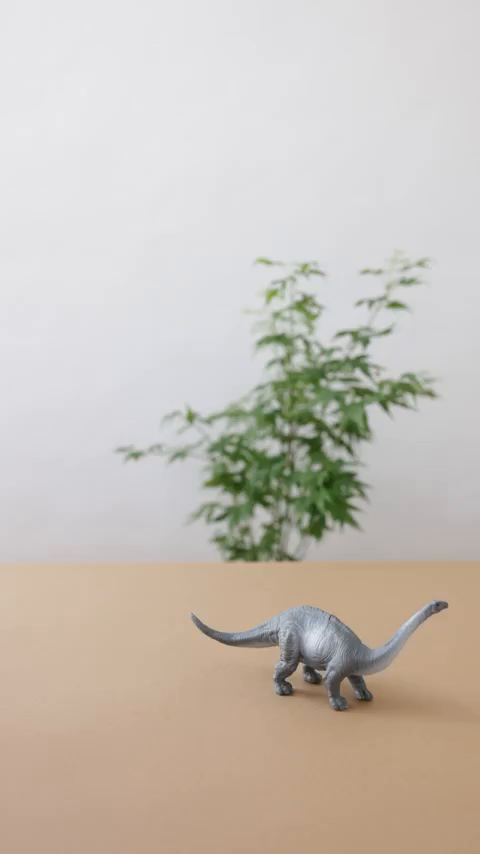
#> input picture jobs/1527316537055248474/frames/frame_00001.png, 480 x 854 px; its folder holds 4 pictures in this run
$ python mvinpainter.py --frames_dir ../jobs/1527316537055248474/frames --mask_dir ../jobs/1527316537055248474/frames --ref0 ../jobs/1527316537055248474/frames/frame_00001.png --out_dir out
#> lines starting #> are read from the running program, lines starting #| are printed output that depends on the picture
"""MVInpainter route — an ALTERNATIVE generator to VideoPainter.

MVInpainter (ewrfcas/MVInpainter, SD1.5-inpaint + AnimateDiff) is a multi-view
IMAGE inpainter, not a video model: it inpaints the new object consistently across
a set of <=~24 wide-baseline views that all share ONE reference (ref0). It has no
temporal layer, so as a dense video it flickers and drifts at large viewpoints
(see docs) — kept here as a decoupled candidate the judge/user can pick against
VideoPainter.

It needs its OWN env (python 3.8, mmflow/mmcv + SD1.5 + AnimateDiff), incompatible
with editanything, so it runs as a SUBPROCESS over files — same pattern as ROSE.

Pipeline (inputs are identical to VideoPainter: frames + per-frame edit masks + ref0):
  crop the object band -> split frames into `reference_split` interleaved groups
  (the authors' long-video grouping, done as input SCENES so the repo stays stock)
  -> (mvinpainter env) test_nvs.py -> 512^2 per-view crops
  -> uncrop + feather-composite back onto the original frames
  -> (optional) motion-compensated temporal smoothing to reduce inter-group flicker.
"""
import os
import glob
import math
import shutil
import subprocess

import cv2
import numpy as np

from contracts import layout

# Separate env + repo (sibling of editAnything). Override via env vars, like ROSE.
MVI_ROOT = os.environ.get("MVINPAINTER_ROOT", os.path.join(os.path.dirname(layout.ROOT), "MVInpainter"))
MVI_PYTHON = os.environ.get("MVINPAINTER_PYTHON", "/venv/mvinpainter/bin/python")
MVI_MODEL = os.environ.get("MVINPAINTER_MODEL", "check_points/mvinpainter_o_512")
DEFAULT_STEPS = 50

def _frames(d):
    return sorted(glob.glob(f"{d}/frame_*.png"))


def crop_band(mask_paths, pad=8):
    """Full-width band [y0:y1] that contains the object across ALL frames (+pad).
    MVInpainter resizes to a square internally; feeding this band (vs the full
    portrait) keeps the object big and minimises aspect distortion."""
#> called with pad = 8
    y0, y1, H, W = 10**9, -1, None, None
    for p in mask_paths:
        m = cv2.imread(p, 0)
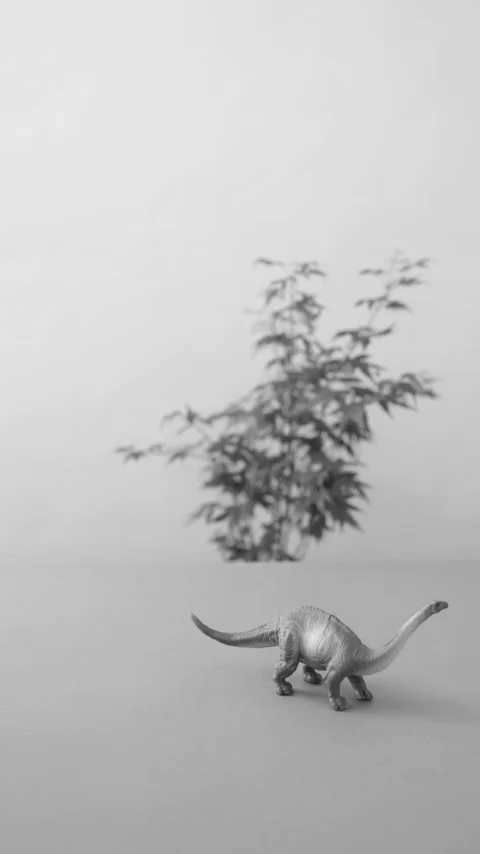
#> m: shape (854, 480); min 26, max 234, mean 193.2
        H, W = m.shape
#> H = 854; W = 480
        ys, _ = np.where(m > 127)
        if len(ys):
            y0 = min(y0, int(ys.min()))
#> y0 = 0
            y1 = max(y1, int(ys.max()))
#> y1 = 853
#> pass 2 of the loop in crop_band, `for p in mask_paths:`:
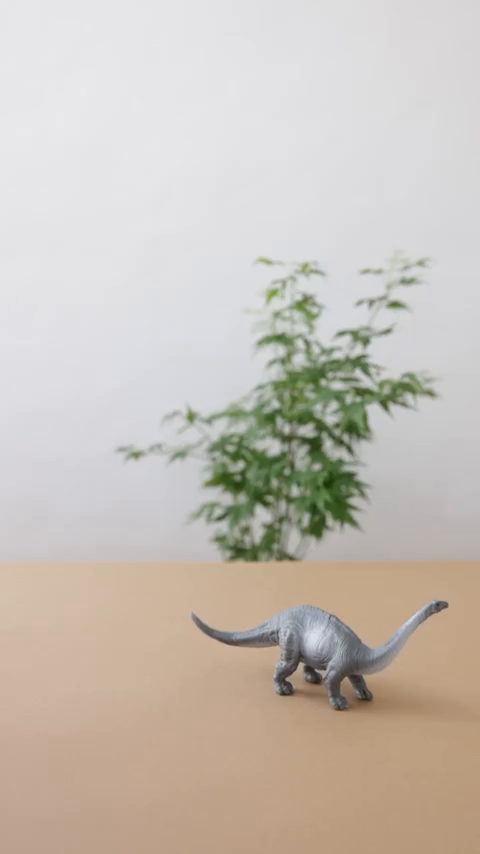
#> input picture jobs/1527316537055248474/frames/frame_00002.png, 480 x 854 px
#> in crop_band, `m = cv2.imread(p, 0)`:
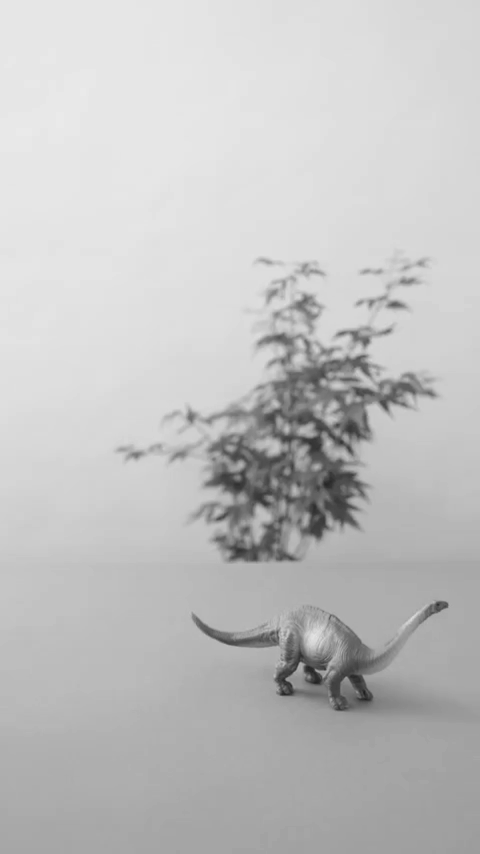
#> m: shape (854, 480); min 31, max 234, mean 193.4
#> pass 3 of the loop in crop_band, `for p in mask_paths:`:
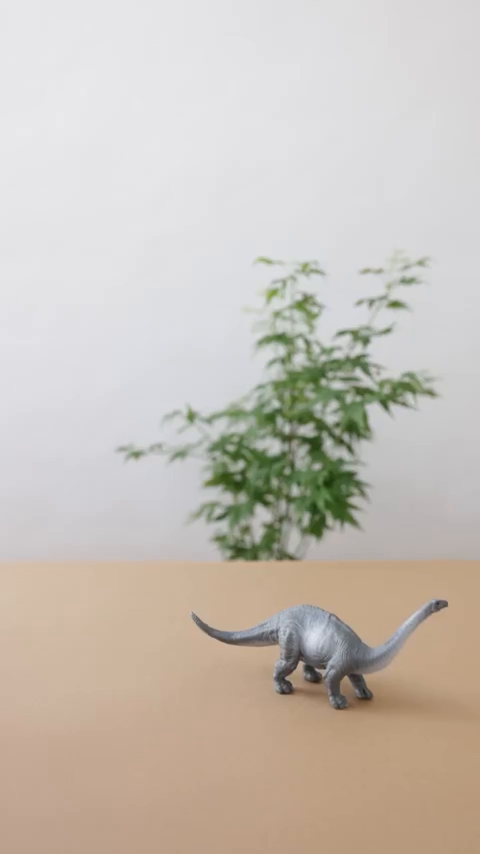
#> input picture jobs/1527316537055248474/frames/frame_00003.png, 480 x 854 px
#> in crop_band, `m = cv2.imread(p, 0)`:
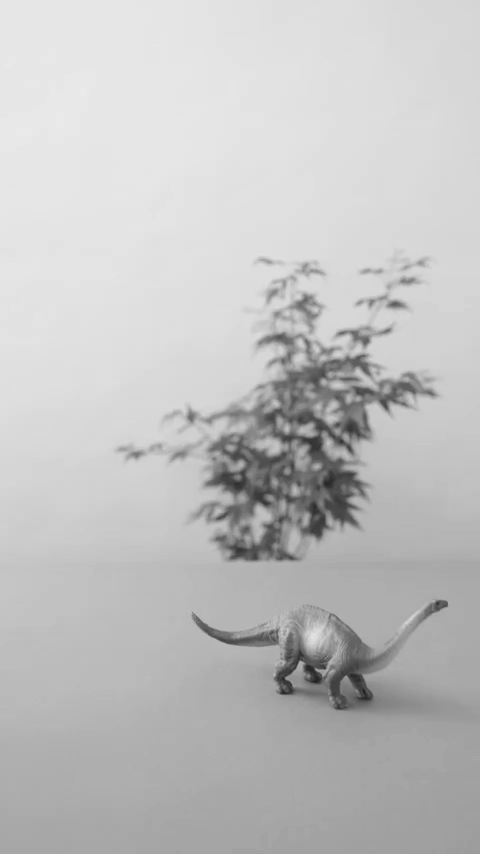
#> m: shape (854, 480); min 31, max 234, mean 193.4
#> the loop made 4 passes; the first 3 are shown
    if y1 < 0:
        raise ValueError("all masks empty — cannot locate object band")
    return max(0, y0 - pad), min(H, y1 + pad), 0, W


# [39 lines left out: functions _temporal_smooth, _encode, not called in this run]


def generate(frames_dir, mask_dir, ref0_path, out_dir, *, nframe=24, mode="single",
             reference_split=None, prompt="", res=512, smooth=True, feather=3.0, cfg=7.5,
             anchors_fps=8, steps=DEFAULT_STEPS, name="mvi_run", env=None):
    """Run MVInpainter as the generator; write full-frame results to {out_dir}/frames.

    mode:
      - "single" (default): sample `nframe` frames evenly across the clip (step =
        round(#frames / nframe)), run them as ONE consistent group, composite, and
        concatenate into a sparse mp4. This is the cleanest MVInpainter output (one
        wide-baseline group, no inter-group jitter) — the `mvinpainter_step*_ANCHORS`
        style. Output is SPARSE (nframe frames), not the full clip length.
      - "dense": interleave the whole clip into `reference_split` groups (frames[j::N],
        the authors' long-video grouping as input scenes), tile back to every frame,
        then motion-compensated temporal-smooth. Full length but flickers.
    Returns the frames dir.
    """
    frames = _frames(frames_dir)
    masks = _frames(mask_dir)
    n = min(len(frames), len(masks))
    if n == 0:
        raise FileNotFoundError(f"no frames/masks in {frames_dir} / {mask_dir}")
    y0, y1, x0, x1 = crop_band(masks)
#> y0 = 0; y1 = 854; x0 = 0; x1 = 480
    CH, CW = y1 - y0, x1 - x0
#> CH = 854; CW = 480

    def crop(im):
        return im[y0:y1, x0:x1]
#> returned value is the input picture: shape (854, 480, 3); mean B, G, R 183, 191.6, 199.4

    # ---- group assignment ----
    if mode == "single":
        step = max(1, round(n / nframe))
        groups = {"w00": list(range(0, n, step))[:nframe]}
    elif mode == "dense":
        N = reference_split or max(1, math.ceil(n / nframe))
        if math.ceil(n / N) > 32:
            raise ValueError(f"group size {math.ceil(n/N)} > 32 (MVInpainter PE cap); raise reference_split")
        groups = {f"w{j:02d}": list(range(j, n, N))[:nframe] for j in range(N)}
    else:
        raise ValueError(f"mode must be single|dense, got {mode!r}")

    # ---- build input scenes (crop the object band; each scene shares ref0) ----
    scenes = os.path.join(out_dir, "_mvi_scenes")
    if os.path.exists(scenes):
        shutil.rmtree(scenes)
    ref0c = crop(cv2.imread(ref0_path))
    covered = set()
    grp_nframe = 0
    for gname, idxs in groups.items():
        if len(idxs) < 2:
            continue
        grp_nframe = max(grp_nframe, len(idxs))
        sd = os.path.join(scenes, gname)
        for sub in ("removal", "warp_masks", "obj_bbox"):
            os.makedirs(f"{sd}/{sub}", exist_ok=True)
        for i in idxs:
            nm = os.path.basename(frames[i])
            cv2.imwrite(f"{sd}/removal/{nm}", crop(cv2.imread(frames[i])))
            cv2.imwrite(f"{sd}/warp_masks/{nm}", crop(cv2.imread(masks[i])))
            covered.add(i)
        cv2.imwrite(f"{sd}/obj_bbox/0000.png", ref0c)

    # ---- stock test_nvs in the mvinpainter env (subprocess) ----
    cmd = [MVI_PYTHON, "test_nvs.py", "--load_path", MVI_MODEL,
           "--dataset_root", os.path.abspath(scenes), "--output_path", name,
           "--edited_index", "0", "--resume_from_checkpoint", "best", "--val_cfg", str(cfg),
           "--img_height", str(res), "--img_width", str(res), "--sampling_interval", "1.0",
           "--nframe", str(grp_nframe), "--prompt", prompt, "--limit_frame", str(grp_nframe),
           "--save_images", "--inference_step", str(steps)]
    print(f"[mvinpainter] mode={mode}: {len(groups)} group(s) x{grp_nframe}, band y[{y0}:{y1}] steps={steps} -- cwd={MVI_ROOT}")
#> (printed output is left out)
    subprocess.run(cmd, check=True, cwd=MVI_ROOT, env={**os.environ, **(env or {})})
#> (this line was passed over: subprocess is not available in this run)

    cand = sorted(glob.glob(os.path.join(MVI_ROOT, "outputs", name + "*")))
    if not cand:
#> (the run stopped early here; a loop or call above may not have finished)
